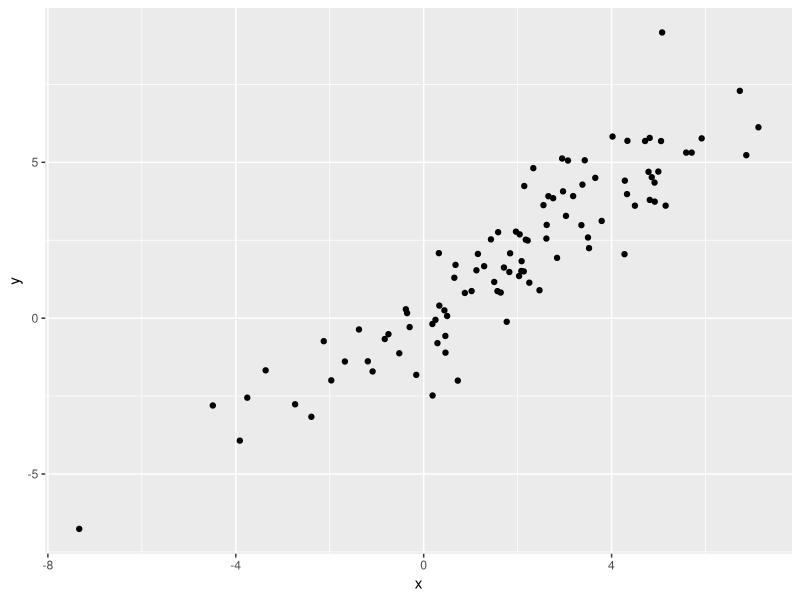

This chart was generated by the following R code:
## ---- chunk 1
library(tidyverse)

plot_df =
  tibble(
    x = rnorm(100, 2, 3),
    y = x + rnorm(100)
  )

plot_df |> 
  ggplot(aes(x = x, y = y)) +
  geom_point()
